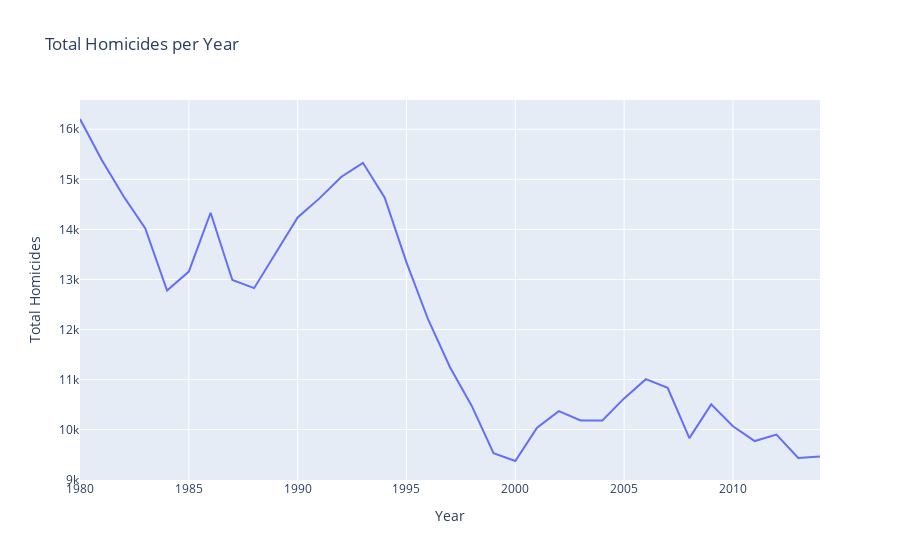

The cell this chart's notebook holds for it:
### Code cell
year_counts = df['Year'].value_counts().sort_index()
year_counts_total = year_counts.sum()
fig = px.line(x=year_counts.index, y=year_counts.values, title='Total Homicides per Year')
fig.update_layout(xaxis_title='Year', yaxis_title='Total Homicides')
fig.show()

print("Total of Homicides 1980 - 2014: {:,} cases".format(year_counts_total))

### Figure 1 — Plotly figure (JSON) as saved in the notebook; plotly's stock layout.template omitted (floating-point values rounded to 4 significant figures)
{"data": [{"hovertemplate": "x=%{x}<br>y=%{y}<extra></extra>", "legendgroup": "", "line": {"color": "#636efa", "dash": "solid"}, "marker": {"symbol": "circle"}, "mode": "lines", "name": "", "orientation": "v", "showlegend": false, "type": "scatter", "x": [1980, 1981, 1982, 1983, 1984, 1985, 1986, 1987, 1988, 1989, 1990, 1991, 1992, 1993, 1994, 1995, 1996, 1997, 1998, 1999, 2000, 2001, 2002, 2003, 2004, 2005, 2006, 2007, 2008, 2009, 2010, 2011, 2012, 2013, 2014], "xaxis": "x", "y": [16205, 15387, 14662, 14018, 12779, 13156, 14332, 12988, 12826, 13541, 14239, 14619, 15047, 15330, 14631, 13342, 12195, 11246, 10473, 9527, 9373, 10040, 10369, 10183, 10181, 10624, 11008, 10835, 9830, 10504, 10066, 9771, 9902, 9432, 9465], "yaxis": "y"}], "layout": {"legend": {"tracegroupgap": 0}, "title": {"text": "Total Homicides per Year"}, "xaxis": {"anchor": "y", "domain": [0, 1], "title": {"text": "Year"}}, "yaxis": {"anchor": "x", "domain": [0, 1], "title": {"text": "Total Homicides"}}}}
